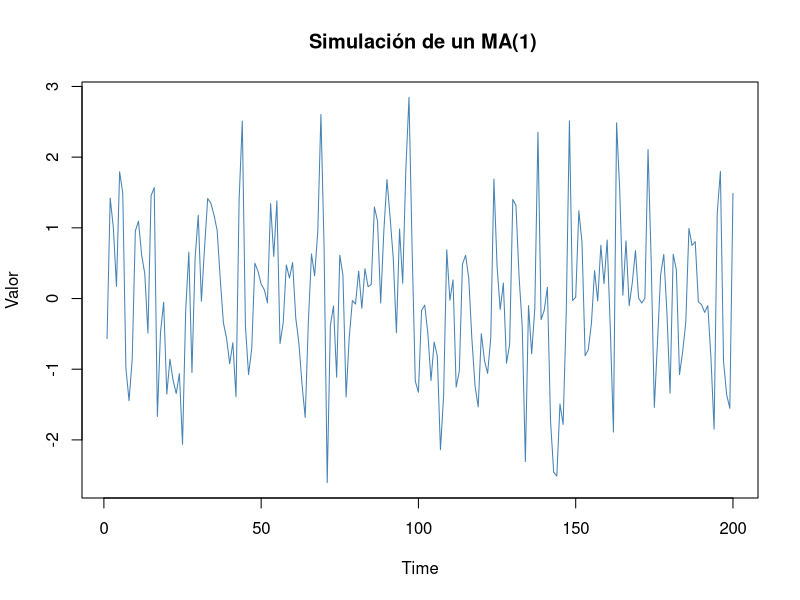
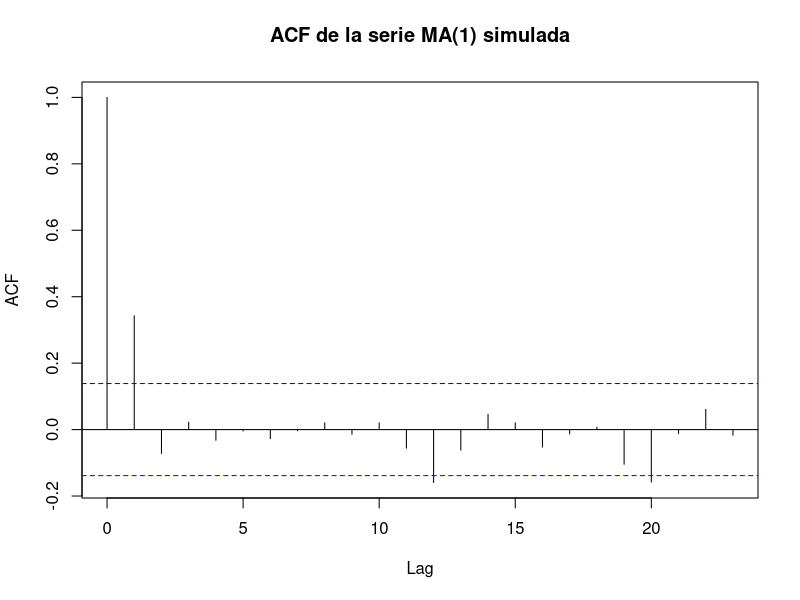
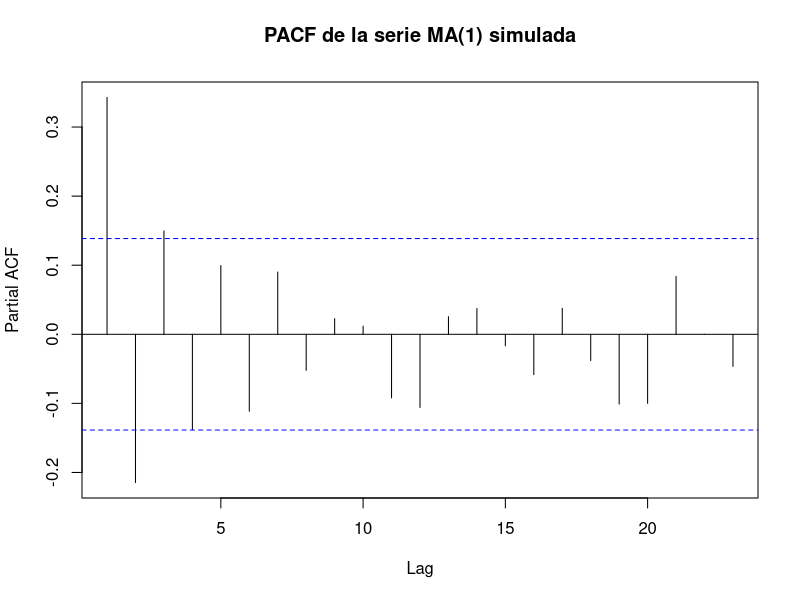

Source code (R) for these figures, in order:
set.seed (123) # Para reproducibilidad
#Simular un MA(1) con coeficiente ma1 = 0.6 y 200 observaciones
ma1_sim <- arima.sim(n = 200, model = list(ma = 0.6))
#Graficar la serie simulada
plot(ma1_sim , main = " Simulación de un MA(1)", ylab = "
Valor", col = "steelblue")
#Graficar la ACF para verificar el comportamiento típico de un MA(1)
acf(ma1_sim , main = "ACF de la serie MA(1) simulada")
#Graficar la PACF
pacf(ma1_sim , main = "PACF de la serie MA(1) simulada")
